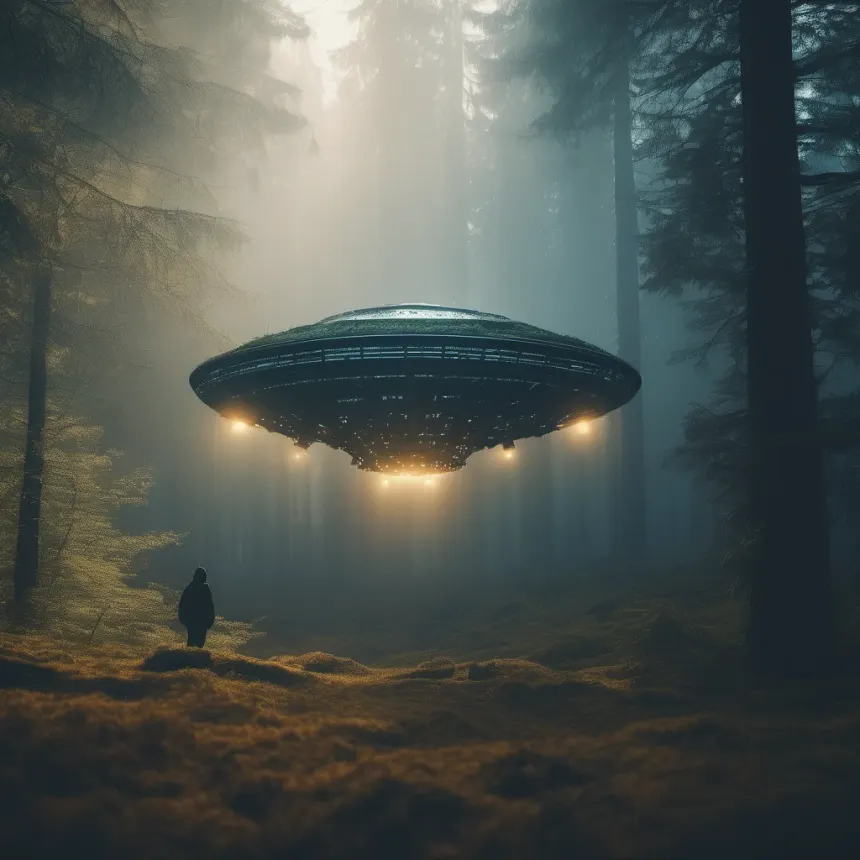
#> input picture Open_CV/data/space_hub.webp, 860 x 860 px, found by its file name
$ python crop.py
#> lines starting #> are read from the running program, lines starting #| are printed output that depends on the picture
import os

import cv2

img = cv2.imread(os.path.join('.','Open_CV/data','space_hub.webp'))
#> img is the input picture: shape (860, 860, 3); mean B, G, R 80.1, 85.2, 78.7

print(img.shape)
#| (860, 860, 3)

cropped_img = img[100:540, 100:540]
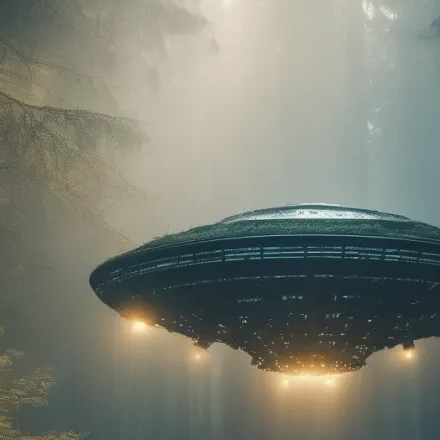
#> cropped_img: shape (440, 440, 3); mean B, G, R 116.1, 127.7, 124.5

cv2.imshow('image', img)
cv2.imshow('cropped_img', cropped_img)
cv2.waitKey(0)

$ run again, with Open_CV/data/bear.jpg saved as Open_CV/data/space_hub.webp
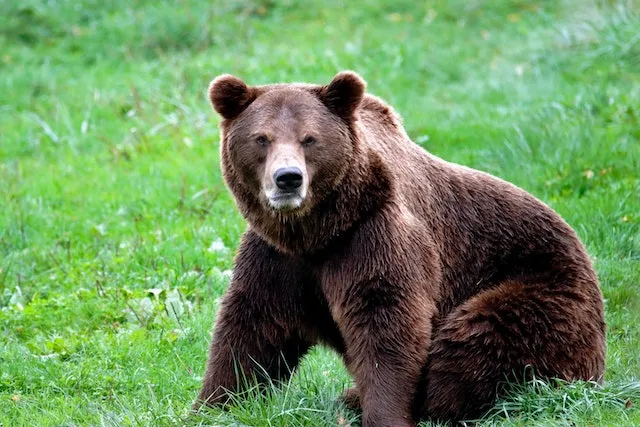
#> input picture Open_CV/data/bear.jpg, 640 x 427 px, found by its file name
#> img is the input picture: shape (427, 640, 3); mean B, G, R 91.8, 141.8, 106.1
#| (427, 640, 3)
#> `cropped_img = img[100:540, 100:540]`:
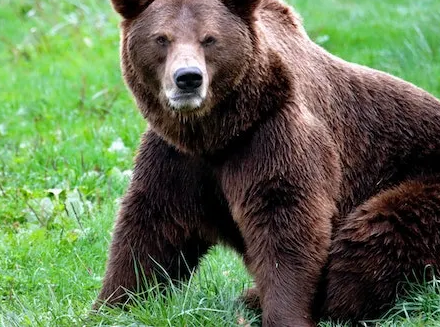
#> cropped_img: shape (327, 440, 3); mean B, G, R 77.9, 111.9, 95.5
